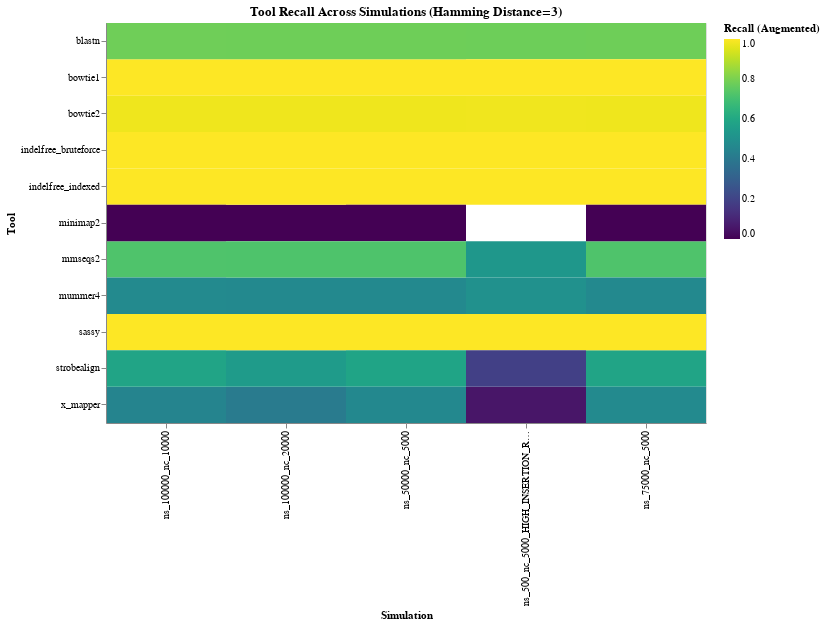

The notebook cell saved with this chart:
### Markdown cell above
# Pivot table showing recall across simulations
recall_pivot = all_sims_combined.select(['tool', 'simulation', 'recall_augmented']).pivot(
    index='tool',
    on='simulation',
    values='recall_augmented'
).sort('tool')

recall_pivot

### Code cell
# Create recall heatmap across all simulations
recall_heatmap = alt.Chart(all_sims_combined).mark_rect().encode(
    x=alt.X('simulation:N', title='Simulation'),
    y=alt.Y('tool:N', title='Tool'),
    color=alt.Color('recall_augmented:Q', 
                    scale=alt.Scale(scheme='viridis', domain=[0, 1]),
                    title='Recall (Augmented)'),
    tooltip=['tool', 'simulation', 'recall_augmented', 'all_true_positives', 'false_negatives_augmented']
).properties(
    width=600,
    height=400,
    title='Tool Recall Across Simulations (Hamming Distance=3)'
)

recall_heatmap

### Figure 1 — Vega-Lite specification as saved in the notebook (floating-point values rounded to 4 significant figures)
{"config": {"view": {"continuousWidth": 300, "continuousHeight": 300}}, "data": {"name": "data-e71e3ae8e48e745d33b86cedc7d96eef"}, "mark": {"type": "rect"}, "encoding": {"color": {"field": "recall_augmented", "scale": {"domain": [0, 1], "scheme": "viridis"}, "title": "Recall (Augmented)", "type": "quantitative"}, "tooltip": [{"field": "tool", "type": "nominal"}, {"field": "simulation", "type": "nominal"}, {"field": "recall_augmented", "type": "quantitative"}, {"field": "all_true_positives", "type": "quantitative"}, {"field": "false_negatives_augmented", "type": "quantitative"}], "x": {"field": "simulation", "title": "Simulation", "type": "nominal"}, "y": {"field": "tool", "title": "Tool", "type": "nominal"}}, "height": 400, "title": "Tool Recall Across Simulations (Hamming Distance=3)", "width": 600, "$schema": "https://vega.github.io/schema/vega-lite/v5.20.1.json", "datasets": {"data-e71e3ae8e48e745d33b86cedc7d96eef": [{"tool": "indelfree_indexed", "planned_true_positives": 200021, "invalid_alignments": 0, "positives_not_in_plan": 97, "false_negatives_planned": 0, "ground_truth_planned": 200021, "ground_truth_augmented": 200118, "all_true_positives": 200118, "false_positives_planned": 97, "precision_planned": 0.9995, "recall_planned": 1.0, "false_positives_augmented": 0, "false_negatives_augmented": 0, "precision_augmented": 1.0, "recall_augmented": 1.0, "identified_pct_planned": 100.0, "missed_pct_planned": 0.0, "false_positive_pct_planned": 0.04847, "simulation": "ns_100000_nc_10000", "sim_description": "100k spacers × 10k contigs"}, {"tool": "mmseqs2", "planned_true_positives": 144697, "invalid_alignments": 3, "positives_not_in_plan": 3, "false_negatives_planned": 55324, "ground_truth_planned": 200021, "ground_truth_augmented": 200118, "all_true_positives": 144700, "false_positives_planned": 6, "precision_planned": 1.0, "recall_planned": 0.7234, "false_positives_augmented": 3, "false_negatives_augmented": 55418, "precision_augmented": 1.0, "recall_augmented": 0.7231, "identified_pct_planned": 72.34, "missed_pct_planned": 27.66, "false_positive_pct_planned": 0.004146, "simulation": "ns_100000_nc_10000", "sim_description": "100k spacers × 10k contigs"}, {"tool": "bowtie2", "planned_true_positives": 195426, "invalid_alignments": 40, "positives_not_in_plan": 9, "false_negatives_planned": 4595, "ground_truth_planned": 200021, "ground_truth_augmented": 200118, "all_true_positives": 195435, "false_positives_planned": 49, "precision_planned": 0.9997, "recall_planned": 0.977, "false_positives_augmented": 40, "false_negatives_augmented": 4683, "precision_augmented": 0.9998, "recall_augmented": 0.9766, "identified_pct_planned": 97.7, "missed_pct_planned": 2.297, "false_positive_pct_planned": 0.02507, "simulation": "ns_100000_nc_10000", "sim_description": "100k spacers × 10k contigs"}, {"tool": "bowtie1", "planned_true_positives": 200021, "invalid_alignments": 0, "positives_not_in_plan": 97, "false_negatives_planned": 0, "ground_truth_planned": 200021, "ground_truth_augmented": 200118, "all_true_positives": 200118, "false_positives_planned": 97, "precision_planned": 0.9995, "recall_planned": 1.0, "false_positives_augmented": 0, "false_negatives_augmented": 0, "precision_augmented": 1.0, "recall_augmented": 1.0, "identified_pct_planned": 100.0, "missed_pct_planned": 0.0, "false_positive_pct_planned": 0.04847, "simulation": "ns_100000_nc_10000", "sim_description": "100k spacers × 10k contigs"}, {"tool": "indelfree_bruteforce", "planned_true_positives": 200021, "invalid_alignments": 0, "positives_not_in_plan": 97, "false_negatives_planned": 0, "ground_truth_planned": 200021, "ground_truth_augmented": 200118, "all_true_positives": 200118, "false_positives_planned": 97, "precision_planned": 0.9995, "recall_planned": 1.0, "false_positives_augmented": 0, "false_negatives_augmented": 0, "precision_augmented": 1.0, "recall_augmented": 1.0, "identified_pct_planned": 100.0, "missed_pct_planned": 0.0, "false_positive_pct_planned": 0.04847, "simulation": "ns_100000_nc_10000", "sim_description": "100k spacers × 10k contigs"}, {"tool": "blastn", "planned_true_positives": 156409, "invalid_alignments": 2, "positives_not_in_plan": 34, "false_negatives_planned": 43612, "ground_truth_planned": 200021, "ground_truth_augmented": 200118, "all_true_positives": 156443, "false_positives_planned": 36, "precision_planned": 0.9998, "recall_planned": 0.782, "false_positives_augmented": 2, "false_negatives_augmented": 43675, "precision_augmented": 1.0, "recall_augmented": 0.7818, "identified_pct_planned": 78.2, "missed_pct_planned": 21.8, "false_positive_pct_planned": 0.02301, "simulation": "ns_100000_nc_10000", "sim_description": "100k spacers × 10k contigs"}, {"tool": "x_mapper", "planned_true_positives": 89757, "invalid_alignments": 1759, "positives_not_in_plan": 3, "false_negatives_planned": 110264, "ground_truth_planned": 200021, "ground_truth_augmented": 200118, "all_true_positives": 89760, "false_positives_planned": 1762, "precision_planned": 0.9807, "recall_planned": 0.4487, "false_positives_augmented": 1759, "false_negatives_augmented": 110358, "precision_augmented": 0.9808, "recall_augmented": 0.4485, "identified_pct_planned": 44.87, "missed_pct_planned": 55.13, "false_positive_pct_planned": 1.925, "simulation": "ns_100000_nc_10000", "sim_description": "100k spacers × 10k contigs"}, {"tool": "sassy", "planned_true_positives": 200021, "invalid_alignments": 1761, "positives_not_in_plan": 89, "false_negatives_planned": 0, "ground_truth_planned": 200021, "ground_truth_augmented": 200118, "all_true_positives": 200110, "false_positives_planned": 1850, "precision_planned": 0.9908, "recall_planned": 1.0, "false_positives_augmented": 1761, "false_negatives_augmented": 8, "precision_augmented": 0.9913, "recall_augmented": 1.0, "identified_pct_planned": 100.0, "missed_pct_planned": 0.0, "false_positive_pct_planned": 0.9164, "simulation": "ns_100000_nc_10000", "sim_description": "100k spacers × 10k contigs"}, {"tool": "minimap2", "planned_true_positives": 45, "invalid_alignments": 0, "positives_not_in_plan": 0, "false_negatives_planned": 199976, "ground_truth_planned": 200021, "ground_truth_augmented": 200118, "all_true_positives": 45, "false_positives_planned": 0, "precision_planned": 1.0, "recall_planned": 0.000225, "false_positives_augmented": 0, "false_negatives_augmented": 200073, "precision_augmented": 1.0, "recall_augmented": 0.0002249, "identified_pct_planned": 0.0225, "missed_pct_planned": 99.98, "false_positive_pct_planned": 0.0, "simulation": "ns_100000_nc_10000", "sim_description": "100k spacers × 10k contigs"}, {"tool": "mummer4", "planned_true_positives": 94676, "invalid_alignments": 4, "positives_not_in_plan": 0, "false_negatives_planned": 105345, "ground_truth_planned": 200021, "ground_truth_augmented": 200118, "all_true_positives": 94676, "false_positives_planned": 4, "precision_planned": 1.0, "recall_planned": 0.4733, "false_positives_augmented": 4, "false_negatives_augmented": 105442, "precision_augmented": 1.0, "recall_augmented": 0.4731, "identified_pct_planned": 47.33, "missed_pct_planned": 52.67, "false_positive_pct_planned": 0.004225, "simulation": "ns_100000_nc_10000", "sim_description": "100k spacers × 10k contigs"}, {"tool": "strobealign", "planned_true_positives": 116759, "invalid_alignments": 0, "positives_not_in_plan": 2, "false_negatives_planned": 83262, "ground_truth_planned": 200021, "ground_truth_augmented": 200118, "all_true_positives": 116761, "false_positives_planned": 2, "precision_planned": 1.0, "recall_planned": 0.5837, "false_positives_augmented": 0, "false_negatives_augmented": 83357, "precision_augmented": 1.0, "recall_augmented": 0.5835, "identified_pct_planned": 58.37, "missed_pct_planned": 41.63, "false_positive_pct_planned": 0.001713, "simulation": "ns_100000_nc_10000", "sim_description": "100k spacers × 10k contigs"}, {"tool": "bowtie1", "planned_true_positives": 300084, "invalid_alignments": 0, "positives_not_in_plan": 164, "false_negatives_planned": 0, "ground_truth_planned": 300084, "ground_truth_augmented": 300248, "all_true_positives": 300248, "false_positives_planned": 164, "precision_planned": 0.9995, "recall_planned": 1.0, "false_positives_augmented": 0, "false_negatives_augmented": 0, "precision_augmented": 1.0, "recall_augmented": 1.0, "identified_pct_planned": 100.0, "missed_pct_planned": 0.0, "false_positive_pct_planned": 0.05462, "simulation": "ns_100000_nc_20000", "sim_description": "100k spacers × 20k contigs"}, {"tool": "x_mapper", "planned_true_positives": 123983, "invalid_alignments": 60, "positives_not_in_plan": 5, "false_negatives_planned": 176101, "ground_truth_planned": 300084, "ground_truth_augmented": 300248, "all_true_positives": 123988, "false_positives_planned": 65, "precision_planned": 0.9995, "recall_planned": 0.4132, "false_positives_augmented": 60, "false_negatives_augmented": 176260, "precision_augmented": 0.9995, "recall_augmented": 0.413, "identified_pct_planned": 41.32, "missed_pct_planned": 58.68, "false_positive_pct_planned": 0.0524, "simulation": "ns_100000_nc_20000", "sim_description": "100k spacers × 20k contigs"}, {"tool": "minimap2", "planned_true_positives": 92, "invalid_alignments": 0, "positives_not_in_plan": 0, "false_negatives_planned": 299992, "ground_truth_planned": 300084, "ground_truth_augmented": 300248, "all_true_positives": 92, "false_positives_planned": 0, "precision_planned": 1.0, "recall_planned": 0.0003066, "false_positives_augmented": 0, "false_negatives_augmented": 300156, "precision_augmented": 1.0, "recall_augmented": 0.0003064, "identified_pct_planned": 0.03066, "missed_pct_planned": 99.97, "false_positive_pct_planned": 0.0, "simulation": "ns_100000_nc_20000", "sim_description": "100k spacers × 20k contigs"}, {"tool": "strobealign", "planned_true_positives": 163752, "invalid_alignments": 0, "positives_not_in_plan": 6, "false_negatives_planned": 136332, "ground_truth_planned": 300084, "ground_truth_augmented": 300248, "all_true_positives": 163758, "false_positives_planned": 6, "precision_planned": 1.0, "recall_planned": 0.5457, "false_positives_augmented": 0, "false_negatives_augmented": 136490, "precision_augmented": 1.0, "recall_augmented": 0.5454, "identified_pct_planned": 54.57, "missed_pct_planned": 45.43, "false_positive_pct_planned": 0.003664, "simulation": "ns_100000_nc_20000", "sim_description": "100k spacers × 20k contigs"}, {"tool": "bowtie2", "planned_true_positives": 293224, "invalid_alignments": 8, "positives_not_in_plan": 15, "false_negatives_planned": 6860, "ground_truth_planned": 300084, "ground_truth_augmented": 300248, "all_true_positives": 293239, "false_positives_planned": 23, "precision_planned": 0.9999, "recall_planned": 0.9771, "false_positives_augmented": 8, "false_negatives_augmented": 7009, "precision_augmented": 1.0, "recall_augmented": 0.9767, "identified_pct_planned": 97.71, "missed_pct_planned": 2.286, "false_positive_pct_planned": 0.007843, "simulation": "ns_100000_nc_20000", "sim_description": "100k spacers × 20k contigs"}, {"tool": "mummer4", "planned_true_positives": 141085, "invalid_alignments": 0, "positives_not_in_plan": 1, "false_negatives_planned": 158999, "ground_truth_planned": 300084, "ground_truth_augmented": 300248, "all_true_positives": 141086, "false_positives_planned": 1, "precision_planned": 1.0, "recall_planned": 0.4702, "false_positives_augmented": 0, "false_negatives_augmented": 159162, "precision_augmented": 1.0, "recall_augmented": 0.4699, "identified_pct_planned": 47.02, "missed_pct_planned": 52.98, "false_positive_pct_planned": 0.0007088, "simulation": "ns_100000_nc_20000", "sim_description": "100k spacers × 20k contigs"}, {"tool": "blastn", "planned_true_positives": 234104, "invalid_alignments": 1, "positives_not_in_plan": 65, "false_negatives_planned": 65980, "ground_truth_planned": 300084, "ground_truth_augmented": 300248, "all_true_positives": 234169, "false_positives_planned": 66, "precision_planned": 0.9997, "recall_planned": 0.7801, "false_positives_augmented": 1, "false_negatives_augmented": 66079, "precision_augmented": 1.0, "recall_augmented": 0.7799, "identified_pct_planned": 78.01, "missed_pct_planned": 21.99, "false_positive_pct_planned": 0.02818, "simulation": "ns_100000_nc_20000", "sim_description": "100k spacers × 20k contigs"}, {"tool": "indelfree_indexed", "planned_true_positives": 300084, "invalid_alignments": 0, "positives_not_in_plan": 164, "false_negatives_planned": 0, "ground_truth_planned": 300084, "ground_truth_augmented": 300248, "all_true_positives": 300248, "false_positives_planned": 164, "precision_planned": 0.9995, "recall_planned": 1.0, "false_positives_augmented": 0, "false_negatives_augmented": 0, "precision_augmented": 1.0, "recall_augmented": 1.0, "identified_pct_planned": 100.0, "missed_pct_planned": 0.0, "false_positive_pct_planned": 0.05462, "simulation": "ns_100000_nc_20000", "sim_description": "100k spacers × 20k contigs"}, {"tool": "mmseqs2", "planned_true_positives": 216360, "invalid_alignments": 0, "positives_not_in_plan": 2, "false_negatives_planned": 83724, "ground_truth_planned": 300084, "ground_truth_augmented": 300248, "all_true_positives": 216362, "false_positives_planned": 2, "precision_planned": 1.0, "recall_planned": 0.721, "false_positives_augmented": 0, "false_negatives_augmented": 83886, "precision_augmented": 1.0, "recall_augmented": 0.7206, "identified_pct_planned": 72.1, "missed_pct_planned": 27.9, "false_positive_pct_planned": 0.0009244, "simulation": "ns_100000_nc_20000", "sim_description": "100k spacers × 20k contigs"}, {"tool": "sassy", "planned_true_positives": 300084, "invalid_alignments": 1202, "positives_not_in_plan": 152, "false_negatives_planned": 0, "ground_truth_planned": 300084, "ground_truth_augmented": 300248, "all_true_positives": 300236, "false_positives_planned": 1354, "precision_planned": 0.9955, "recall_planned": 1.0, "false_positives_augmented": 1202, "false_negatives_augmented": 12, "precision_augmented": 0.996, "recall_augmented": 1.0, "identified_pct_planned": 100.0, "missed_pct_planned": 0.0, "false_positive_pct_planned": 0.4492, "simulation": "ns_100000_nc_20000", "sim_description": "100k spacers × 20k contigs"}, {"tool": "indelfree_bruteforce", "planned_true_positives": 300084, "invalid_alignments": 0, "positives_not_in_plan": 164, "false_negatives_planned": 0, "ground_truth_planned": 300084, "ground_truth_augmented": 300248, "all_true_positives": 300248, "false_positives_planned": 164, "precision_planned": 0.9995, "recall_planned": 1.0, "false_positives_augmented": 0, "false_negatives_augmented": 0, "precision_augmented": 1.0, "recall_augmented": 1.0, "identified_pct_planned": 100.0, "missed_pct_planned": 0.0, "false_positive_pct_planned": 0.05462, "simulation": "ns_100000_nc_20000", "sim_description": "100k spacers × 20k contigs"}, {"tool": "sassy", "planned_true_positives": 99797, "invalid_alignments": 692, "positives_not_in_plan": 22, "false_negatives_planned": 0, "ground_truth_planned": 99797, "ground_truth_augmented": 99820, "all_true_positives": 99819, "false_positives_planned": 714, "precision_planned": 0.9929, "recall_planned": 1.0, "false_positives_augmented": 692, "false_negatives_augmented": 1, "precision_augmented": 0.9931, "recall_augmented": 1.0, "identified_pct_planned": 100.0, "missed_pct_planned": 0.0, "false_positive_pct_planned": 0.7104, "simulation": "ns_50000_nc_5000", "sim_description": "50k spacers × 5k contigs"}, {"tool": "indelfree_bruteforce", "planned_true_positives": 99797, "invalid_alignments": 0, "positives_not_in_plan": 23, "false_negatives_planned": 0, "ground_truth_planned": 99797, "ground_truth_augmented": 99820, "all_true_positives": 99820, "false_positives_planned": 23, "precision_planned": 0.9998, "recall_planned": 1.0, "false_positives_augmented": 0, "false_negatives_augmented": 0, "precision_augmented": 1.0, "recall_augmented": 1.0, "identified_pct_planned": 100.0, "missed_pct_planned": 0.0, "false_positive_pct_planned": 0.02304, "simulation": "ns_50000_nc_5000", "sim_description": "50k spacers × 5k contigs"}, {"tool": "mummer4", "planned_true_positives": 47072, "invalid_alignments": 3, "positives_not_in_plan": 0, "false_negatives_planned": 52725, "ground_truth_planned": 99797, "ground_truth_augmented": 99820, "all_true_positives": 47072, "false_positives_planned": 3, "precision_planned": 0.9999, "recall_planned": 0.4717, "false_positives_augmented": 3, "false_negatives_augmented": 52748, "precision_augmented": 0.9999, "recall_augmented": 0.4716, "identified_pct_planned": 47.17, "missed_pct_planned": 52.83, "false_positive_pct_planned": 0.006373, "simulation": "ns_50000_nc_5000", "sim_description": "50k spacers × 5k contigs"}, {"tool": "bowtie1", "planned_true_positives": 99797, "invalid_alignments": 0, "positives_not_in_plan": 23, "false_negatives_planned": 0, "ground_truth_planned": 99797, "ground_truth_augmented": 99820, "all_true_positives": 99820, "false_positives_planned": 23, "precision_planned": 0.9998, "recall_planned": 1.0, "false_positives_augmented": 0, "false_negatives_augmented": 0, "precision_augmented": 1.0, "recall_augmented": 1.0, "identified_pct_planned": 100.0, "missed_pct_planned": 0.0, "false_positive_pct_planned": 0.02304, "simulation": "ns_50000_nc_5000", "sim_description": "50k spacers × 5k contigs"}, {"tool": "strobealign", "planned_true_positives": 58214, "invalid_alignments": 0, "positives_not_in_plan": 0, "false_negatives_planned": 41583, "ground_truth_planned": 99797, "ground_truth_augmented": 99820, "all_true_positives": 58214, "false_positives_planned": 0, "precision_planned": 1.0, "recall_planned": 0.5833, "false_positives_augmented": 0, "false_negatives_augmented": 41606, "precision_augmented": 1.0, "recall_augmented": 0.5832, "identified_pct_planned": 58.33, "missed_pct_planned": 41.67, "false_positive_pct_planned": 0.0, "simulation": "ns_50000_nc_5000", "sim_description": "50k spacers × 5k contigs"}, {"tool": "indelfree_indexed", "planned_true_positives": 99797, "invalid_alignments": 0, "positives_not_in_plan": 23, "false_negatives_planned": 0, "ground_truth_planned": 99797, "ground_truth_augmented": 99820, "all_true_positives": 99820, "false_positives_planned": 23, "precision_planned": 0.9998, "recall_planned": 1.0, "false_positives_augmented": 0, "false_negatives_augmented": 0, "precision_augmented": 1.0, "recall_augmented": 1.0, "identified_pct_planned": 100.0, "missed_pct_planned": 0.0, "false_positive_pct_planned": 0.02304, "simulation": "ns_50000_nc_5000", "sim_description": "50k spacers × 5k contigs"}, {"tool": "minimap2", "planned_true_positives": 23, "invalid_alignments": 0, "positives_not_in_plan": 0, "false_negatives_planned": 99774, "ground_truth_planned": 99797, "ground_truth_augmented": 99820, "all_true_positives": 23, "false_positives_planned": 0, "precision_planned": 1.0, "recall_planned": 0.0002305, "false_positives_augmented": 0, "false_negatives_augmented": 99797, "precision_augmented": 1.0, "recall_augmented": 0.0002304, "identified_pct_planned": 0.02305, "missed_pct_planned": 99.98, "false_positive_pct_planned": 0.0, "simulation": "ns_50000_nc_5000", "sim_description": "50k spacers × 5k contigs"}, {"tool": "x_mapper", "planned_true_positives": 46723, "invalid_alignments": 1071, "positives_not_in_plan": 2, "false_negatives_planned": 53074, "ground_truth_planned": 99797, "ground_truth_augmented": 99820, "all_true_positives": 46725, "false_positives_planned": 1073, "precision_planned": 0.9776, "recall_planned": 0.4682, "false_positives_augmented": 1071, "false_negatives_augmented": 53095, "precision_augmented": 0.9776, "recall_augmented": 0.4681, "identified_pct_planned": 46.82, "missed_pct_planned": 53.18, "false_positive_pct_planned": 2.245, "simulation": "ns_50000_nc_5000", "sim_description": "50k spacers × 5k contigs"}, {"tool": "bowtie2", "planned_true_positives": 97535, "invalid_alignments": 8, "positives_not_in_plan": 1, "false_negatives_planned": 2262, "ground_truth_planned": 99797, "ground_truth_augmented": 99820, "all_true_positives": 97536, "false_positives_planned": 9, "precision_planned": 0.9999, "recall_planned": 0.9773, "false_positives_augmented": 8, "false_negatives_augmented": 2284, "precision_augmented": 0.9999, "recall_augmented": 0.9771, "identified_pct_planned": 97.73, "missed_pct_planned": 2.267, "false_positive_pct_planned": 0.009227, "simulation": "ns_50000_nc_5000", "sim_description": "50k spacers × 5k contigs"}, {"tool": "mmseqs2", "planned_true_positives": 71958, "invalid_alignments": 1, "positives_not_in_plan": 0, "false_negatives_planned": 27839, "ground_truth_planned": 99797, "ground_truth_augmented": 99820, "all_true_positives": 71958, "false_positives_planned": 1, "precision_planned": 1.0, "recall_planned": 0.721, "false_positives_augmented": 1, "false_negatives_augmented": 27862, "precision_augmented": 1.0, "recall_augmented": 0.7209, "identified_pct_planned": 72.1, "missed_pct_planned": 27.9, "false_positive_pct_planned": 0.00139, "simulation": "ns_50000_nc_5000", "sim_description": "50k spacers × 5k contigs"}, {"tool": "blastn", "planned_true_positives": 77821, "invalid_alignments": 0, "positives_not_in_plan": 5, "false_negatives_planned": 21976, "ground_truth_planned": 99797, "ground_truth_augmented": 99820, "all_true_positives": 77826, "false_positives_planned": 5, "precision_planned": 0.9999, "recall_planned": 0.7798, "false_positives_augmented": 0, "false_negatives_augmented": 21994, "precision_augmented": 1.0, "recall_augmented": 0.7797, "identified_pct_planned": 77.98, "missed_pct_planned": 22.02, "false_positive_pct_planned": 0.006425, "simulation": "ns_50000_nc_5000", "sim_description": "50k spacers × 5k contigs"}, {"tool": "sassy", "planned_true_positives": 419341, "invalid_alignments": 2011, "positives_not_in_plan": 0, "false_negatives_planned": 1, "ground_truth_planned": 419342, "ground_truth_augmented": 419342, "all_true_positives": 419341, "false_positives_planned": 2011, "precision_planned": 0.9952, "recall_planned": 1.0, "false_positives_augmented": 2011, "false_negatives_augmented": 1, "precision_augmented": 0.9952, "recall_augmented": 1.0, "identified_pct_planned": 100.0, "missed_pct_planned": 0.0002385, "false_positive_pct_planned": 0.4773, "simulation": "ns_500_nc_5000_HIGH_INSERTION_RATE", "sim_description": "500 spacers × 5k contigs"}, {"tool": "x_mapper", "planned_true_positives": 22946, "invalid_alignments": 0, "positives_not_in_plan": 0, "false_negatives_planned": 396396, "ground_truth_planned": 419342, "ground_truth_augmented": 419342, "all_true_positives": 22946, "false_positives_planned": 0, "precision_planned": 1.0, "recall_planned": 0.05472, "false_positives_augmented": 0, "false_negatives_augmented": 396396, "precision_augmented": 1.0, "recall_augmented": 0.05472, "identified_pct_planned": 5.472, "missed_pct_planned": 94.53, "false_positive_pct_planned": 0.0, "simulation": "ns_500_nc_5000_HIGH_INSERTION_RATE", "sim_description": "500 spacers × 5k contigs"}, {"tool": "indelfree_bruteforce", "planned_true_positives": 419342, "invalid_alignments": 0, "positives_not_in_plan": 0, "false_negatives_planned": 0, "ground_truth_planned": 419342, "ground_truth_augmented": 419342, "all_true_positives": 419342, "false_positives_planned": 0, "precision_planned": 1.0, "recall_planned": 1.0, "false_positives_augmented": 0, "false_negatives_augmented": 0, "precision_augmented": 1.0, "recall_augmented": 1.0, "identified_pct_planned": 100.0, "missed_pct_planned": 0.0, "false_positive_pct_planned": 0.0, "simulation": "ns_500_nc_5000_HIGH_INSERTION_RATE", "sim_description": "500 spacers × 5k contigs"}, {"tool": "mummer4", "planned_true_positives": 209727, "invalid_alignments": 0, "positives_not_in_plan": 0, "false_negatives_planned": 209615, "ground_truth_planned": 419342, "ground_truth_augmented": 419342, "all_true_positives": 209727, "false_positives_planned": 0, "precision_planned": 1.0, "recall_planned": 0.5001, "false_positives_augmented": 0, "false_negatives_augmented": 209615, "precision_augmented": 1.0, "recall_augmented": 0.5001, "identified_pct_planned": 50.01, "missed_pct_planned": 49.99, "false_positive_pct_planned": 0.0, "simulation": "ns_500_nc_5000_HIGH_INSERTION_RATE", "sim_description": "500 spacers × 5k contigs"}, {"tool": "blastn", "planned_true_positives": 326510, "invalid_alignments": 0, "positives_not_in_plan": 0, "false_negatives_planned": 92832, "ground_truth_planned": 419342, "ground_truth_augmented": 419342, "all_true_positives": 326510, "false_positives_planned": 0, "precision_planned": 1.0, "recall_planned": 0.7786, "false_positives_augmented": 0, "false_negatives_augmented": 92832, "precision_augmented": 1.0, "recall_augmented": 0.7786, "identified_pct_planned": 77.86, "missed_pct_planned": 22.14, "false_positive_pct_planned": 0.0, "simulation": "ns_500_nc_5000_HIGH_INSERTION_RATE", "sim_description": "500 spacers × 5k contigs"}, {"tool": "mmseqs2", "planned_true_positives": 221877, "invalid_alignments": 0, "positives_not_in_plan": 0, "false_negatives_planned": 197465, "ground_truth_planned": 419342, "ground_truth_augmented": 419342, "all_true_positives": 221877, "false_positives_planned": 0, "precision_planned": 1.0, "recall_planned": 0.5291, "false_positives_augmented": 0, "false_negatives_augmented": 197465, "precision_augmented": 1.0, "recall_augmented": 0.5291, "identified_pct_planned": 52.91, "missed_pct_planned": 47.09, "false_positive_pct_planned": 0.0, "simulation": "ns_500_nc_5000_HIGH_INSERTION_RATE", "sim_description": "500 spacers × 5k contigs"}, {"tool": "strobealign", "planned_true_positives": 78767, "invalid_alignments": 0, "positives_not_in_plan": 0, "false_negatives_planned": 340575, "ground_truth_planned": 419342, "ground_truth_augmented": 419342, "all_true_positives": 78767, "false_positives_planned": 0, "precision_planned": 1.0, "recall_planned": 0.1878, "false_positives_augmented": 0, "false_negatives_augmented": 340575, "precision_augmented": 1.0, "recall_augmented": 0.1878, "identified_pct_planned": 18.78, "missed_pct_planned": 81.22, "false_positive_pct_planned": 0.0, "simulation": "ns_500_nc_5000_HIGH_INSERTION_RATE", "sim_description": "500 spacers × 5k contigs"}, {"tool": "bowtie1", "planned_true_positives": 419342, "invalid_alignments": 0, "positives_not_in_plan": 0, "false_negatives_planned": 0, "ground_truth_planned": 419342, "ground_truth_augmented": 419342, "all_true_positives": 419342, "false_positives_planned": 0, "precision_planned": 1.0, "recall_planned": 1.0, "false_positives_augmented": 0, "false_negatives_augmented": 0, "precision_augmented": 1.0, "recall_augmented": 1.0, "identified_pct_planned": 100.0, "missed_pct_planned": 0.0, "false_positive_pct_planned": 0.0, "simulation": "ns_500_nc_5000_HIGH_INSERTION_RATE", "sim_description": "500 spacers × 5k contigs"}, {"tool": "indelfree_indexed", "planned_true_positives": 419342, "invalid_alignments": 0, "positives_not_in_plan": 0, "false_negatives_planned": 0, "ground_truth_planned": 419342, "ground_truth_augmented": 419342, "all_true_positives": 419342, "false_positives_planned": 0, "precision_planned": 1.0, "recall_planned": 1.0, "false_positives_augmented": 0, "false_negatives_augmented": 0, "precision_augmented": 1.0, "recall_augmented": 1.0, "identified_pct_planned": 100.0, "missed_pct_planned": 0.0, "false_positive_pct_planned": 0.0, "simulation": "ns_500_nc_5000_HIGH_INSERTION_RATE", "sim_description": "500 spacers × 5k contigs"}, {"tool": "bowtie2", "planned_true_positives": 410242, "invalid_alignments": 24, "positives_not_in_plan": 0, "false_negatives_planned": 9100, "ground_truth_planned": 419342, "ground_truth_augmented": 419342, "all_true_positives": 410242, "false_positives_planned": 24, "precision_planned": 0.9999, "recall_planned": 0.9783, "false_positives_augmented": 24, "false_negatives_augmented": 9100, "precision_augmented": 0.9999, "recall_augmented": 0.9783, "identified_pct_planned": 97.83, "missed_pct_planned": 2.17, "false_positive_pct_planned": 0.00585, "simulation": "ns_500_nc_5000_HIGH_INSERTION_RATE", "sim_description": "500 spacers × 5k contigs"}, {"tool": "strobealign", "planned_true_positives": 87643, "invalid_alignments": 1, "positives_not_in_plan": 1, "false_negatives_planned": 62443, "ground_truth_planned": 150086, "ground_truth_augmented": 150122, "all_true_positives": 87644, "false_positives_planned": 2, "precision_planned": 1.0, "recall_planned": 0.584, "false_positives_augmented": 1, "false_negatives_augmented": 62478, "precision_augmented": 1.0, "recall_augmented": 0.5838, "identified_pct_planned": 58.4, "missed_pct_planned": 41.6, "false_positive_pct_planned": 0.002282, "simulation": "ns_75000_nc_5000", "sim_description": "75k spacers × 5k contigs"}, {"tool": "sassy", "planned_true_positives": 150086, "invalid_alignments": 1043, "positives_not_in_plan": 33, "false_negatives_planned": 0, "ground_truth_planned": 150086, "ground_truth_augmented": 150122, "all_true_positives": 150119, "false_positives_planned": 1076, "precision_planned": 0.9929, "recall_planned": 1.0, "false_positives_augmented": 1043, "false_negatives_augmented": 3, "precision_augmented": 0.9931, "recall_augmented": 1.0, "identified_pct_planned": 100.0, "missed_pct_planned": 0.0, "false_positive_pct_planned": 0.7118, "simulation": "ns_75000_nc_5000", "sim_description": "75k spacers × 5k contigs"}, {"tool": "indelfree_bruteforce", "planned_true_positives": 150086, "invalid_alignments": 0, "positives_not_in_plan": 36, "false_negatives_planned": 0, "ground_truth_planned": 150086, "ground_truth_augmented": 150122, "all_true_positives": 150122, "false_positives_planned": 36, "precision_planned": 0.9998, "recall_planned": 1.0, "false_positives_augmented": 0, "false_negatives_augmented": 0, "precision_augmented": 1.0, "recall_augmented": 1.0, "identified_pct_planned": 100.0, "missed_pct_planned": 0.0, "false_positive_pct_planned": 0.02398, "simulation": "ns_75000_nc_5000", "sim_description": "75k spacers × 5k contigs"}, {"tool": "blastn", "planned_true_positives": 117206, "invalid_alignments": 0, "positives_not_in_plan": 10, "false_negatives_planned": 32880, "ground_truth_planned": 150086, "ground_truth_augmented": 150122, "all_true_positives": 117216, "false_positives_planned": 10, "precision_planned": 0.9999, "recall_planned": 0.7809, "false_positives_augmented": 0, "false_negatives_augmented": 32906, "precision_augmented": 1.0, "recall_augmented": 0.7808, "identified_pct_planned": 78.09, "missed_pct_planned": 21.91, "false_positive_pct_planned": 0.008531, "simulation": "ns_75000_nc_5000", "sim_description": "75k spacers × 5k contigs"}, {"tool": "mmseqs2", "planned_true_positives": 108599, "invalid_alignments": 4, "positives_not_in_plan": 1, "false_negatives_planned": 41487, "ground_truth_planned": 150086, "ground_truth_augmented": 150122, "all_true_positives": 108600, "false_positives_planned": 5, "precision_planned": 1.0, "recall_planned": 0.7236, "false_positives_augmented": 4, "false_negatives_augmented": 41522, "precision_augmented": 1.0, "recall_augmented": 0.7234, "identified_pct_planned": 72.36, "missed_pct_planned": 27.64, "false_positive_pct_planned": 0.004604, "simulation": "ns_75000_nc_5000", "sim_description": "75k spacers × 5k contigs"}, {"tool": "indelfree_indexed", "planned_true_positives": 150086, "invalid_alignments": 0, "positives_not_in_plan": 36, "false_negatives_planned": 0, "ground_truth_planned": 150086, "ground_truth_augmented": 150122, "all_true_positives": 150122, "false_positives_planned": 36, "precision_planned": 0.9998, "recall_planned": 1.0, "false_positives_augmented": 0, "false_negatives_augmented": 0, "precision_augmented": 1.0, "recall_augmented": 1.0, "identified_pct_planned": 100.0, "missed_pct_planned": 0.0, "false_positive_pct_planned": 0.02398, "simulation": "ns_75000_nc_5000", "sim_description": "75k spacers × 5k contigs"}, {"tool": "x_mapper", "planned_true_positives": 71130, "invalid_alignments": 1564, "positives_not_in_plan": 1, "false_negatives_planned": 78956, "ground_truth_planned": 150086, "ground_truth_augmented": 150122, "all_true_positives": 71131, "false_positives_planned": 1565, "precision_planned": 0.9785, "recall_planned": 0.4739, "false_positives_augmented": 1564, "false_negatives_augmented": 78991, "precision_augmented": 0.9785, "recall_augmented": 0.4738, "identified_pct_planned": 47.39, "missed_pct_planned": 52.61, "false_positive_pct_planned": 2.153, "simulation": "ns_75000_nc_5000", "sim_description": "75k spacers × 5k contigs"}, {"tool": "mummer4", "planned_true_positives": 70832, "invalid_alignments": 1, "positives_not_in_plan": 0, "false_negatives_planned": 79254, "ground_truth_planned": 150086, "ground_truth_augmented": 150122, "all_true_positives": 70832, "false_positives_planned": 1, "precision_planned": 1.0, "recall_planned": 0.4719, "false_positives_augmented": 1, "false_negatives_augmented": 79290, "precision_augmented": 1.0, "recall_augmented": 0.4718, "identified_pct_planned": 47.19, "missed_pct_planned": 52.81, "false_positive_pct_planned": 0.001412, "simulation": "ns_75000_nc_5000", "sim_description": "75k spacers × 5k contigs"}, {"tool": "bowtie2", "planned_true_positives": 146684, "invalid_alignments": 24, "positives_not_in_plan": 3, "false_negatives_planned": 3402, "ground_truth_planned": 150086, "ground_truth_augmented": 150122, "all_true_positives": 146687, "false_positives_planned": 27, "precision_planned": 0.9998, "recall_planned": 0.9773, "false_positives_augmented": 24, "false_negatives_augmented": 3435, "precision_augmented": 0.9998, "recall_augmented": 0.9771, "identified_pct_planned": 97.73, "missed_pct_planned": 2.267, "false_positive_pct_planned": 0.0184, "simulation": "ns_75000_nc_5000", "sim_description": "75k spacers × 5k contigs"}, {"tool": "bowtie1", "planned_true_positives": 150086, "invalid_alignments": 0, "positives_not_in_plan": 36, "false_negatives_planned": 0, "ground_truth_planned": 150086, "ground_truth_augmented": 150122, "all_true_positives": 150122, "false_positives_planned": 36, "precision_planned": 0.9998, "recall_planned": 1.0, "false_positives_augmented": 0, "false_negatives_augmented": 0, "precision_augmented": 1.0, "recall_augmented": 1.0, "identified_pct_planned": 100.0, "missed_pct_planned": 0.0, "false_positive_pct_planned": 0.02398, "simulation": "ns_75000_nc_5000", "sim_description": "75k spacers × 5k contigs"}, {"tool": "minimap2", "planned_true_positives": 46, "invalid_alignments": 0, "positives_not_in_plan": 0, "false_negatives_planned": 150040, "ground_truth_planned": 150086, "ground_truth_augmented": 150122, "all_true_positives": 46, "false_positives_planned": 0, "precision_planned": 1.0, "recall_planned": 0.0003065, "false_positives_augmented": 0, "false_negatives_augmented": 150076, "precision_augmented": 1.0, "recall_augmented": 0.0003064, "identified_pct_planned": 0.03065, "missed_pct_planned": 99.97, "false_positive_pct_planned": 0.0, "simulation": "ns_75000_nc_5000", "sim_description": "75k spacers × 5k contigs"}]}}
